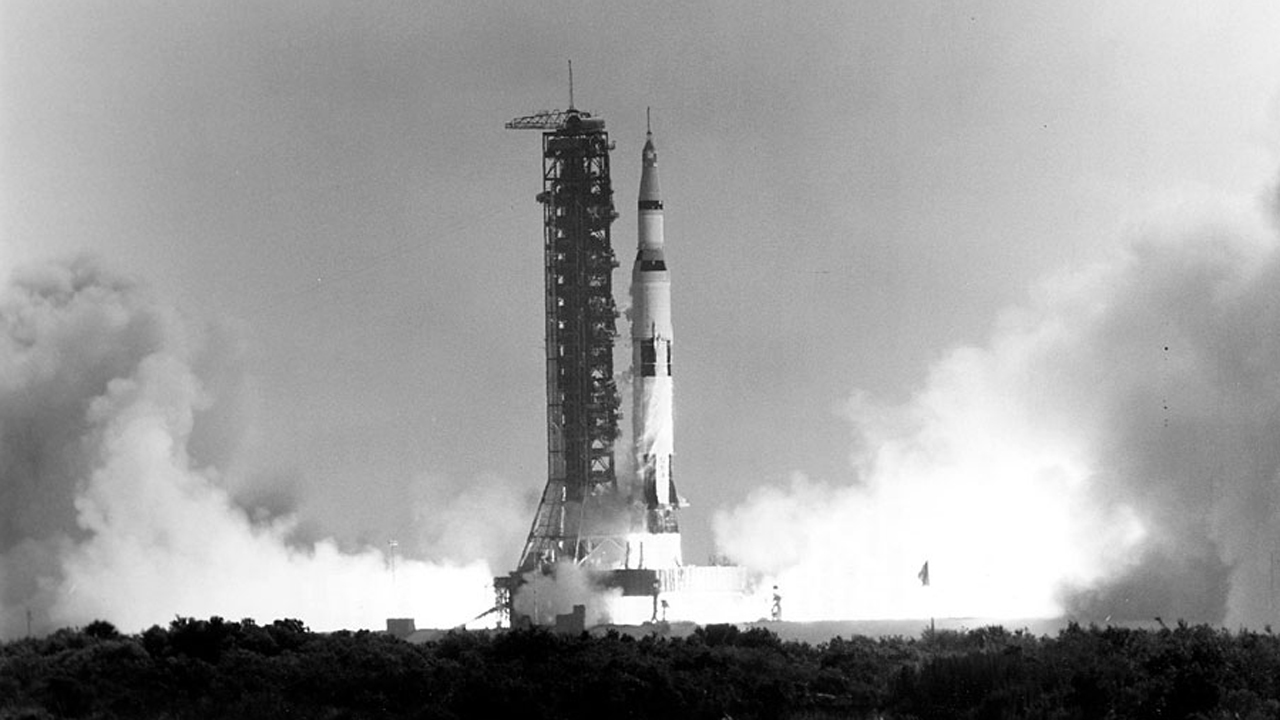
#> input picture assets_data/Apollo_11_Launch.jpg, 1280 x 720 px, given in place of checkerboard_18x18.png, which was not available
$ python buoi02.py
#> lines starting #> are read from the running program, lines starting #| are printed output that depends on the picture; after the words box and inside, x2 and y2 are one past the last pixel; in counts of white or black regions, pixels touching at a corner belong together; pictures that were not available may be replaced by others from this repository, and a replacement may not be noted
# import libraries
import os
import cv2
import numpy as np
import matplotlib.pyplot as plt
from PIL import Image

# Read image as a gray scale
cb_img = cv2.imread("assets_data/checkerboard_18x18.png", 0)
#> cb_img is the input picture: shape (720, 1280); min 0, max 255, mean 156.2

# Set color map to gray scale for proper rendering
plt.imshow(cb_img, cmap='gray')
# print(cb_img)

"""MODIFYING IMAGE PIXELS"""
# Modify the pixel values of the image
cb_image_copy = cb_img.copy()
cb_image_copy[2,2] = 200
#> cb_image_copy: shape (720, 1280); under 0.01% of pixels changed, all inside (x1, y1, x2, y2) = (2, 2, 3, 3)
cb_image_copy[2,3] = 200
#> cb_image_copy: shape (720, 1280); min 0, max 255, mean 156.2
cb_image_copy[3,2] = 200
#> cb_image_copy: shape (720, 1280); min 0, max 255, mean 156.2
cb_image_copy[3,3] = 200
#> cb_image_copy: shape (720, 1280); min 0, max 255, mean 156.2

# Same as above, but using slicing => cb_image_copy[2:3, 2:3] = 200

plt.imshow(cb_image_copy, cmap='gray')
# print(cb_image_copy)

"""------------------------------------------------------------------------------------------------------"""

"""CROPPING IMAGES"""

# Cropping an image is simply achieved by selecting a specific (pixel) region of the image.

img_NZ_bgr =  cv2.imread('assets_data/New_Zealand_Boat.jpg', cv2.IMREAD_COLOR)
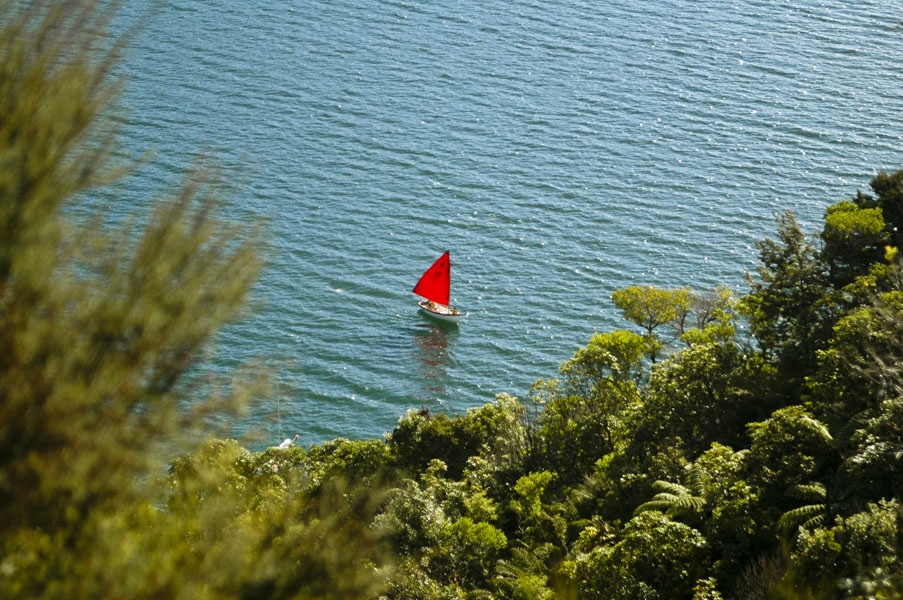
#> input picture assets_data/New_Zealand_Boat.jpg, 903 x 600 px
#> img_NZ_bgr is the input picture: shape (600, 903, 3); mean B, G, R 96.6, 115, 98
img_NZ_rgb = cv2.cvtColor(img_NZ_bgr, cv2.COLOR_BGR2RGB)

cropped_img_region = img_NZ_rgb[200:400, 300:600]
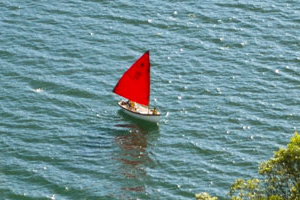
#> cropped_img_region: shape (200, 300, 3); mean R, G, B 111.8, 143.5, 147.6
plt.imshow(cropped_img_region)

# plt.imshow(img_NZ_rgb)
print(img_NZ_rgb)
#> (printed output is left out)
plt.axis('off')
plt.show()
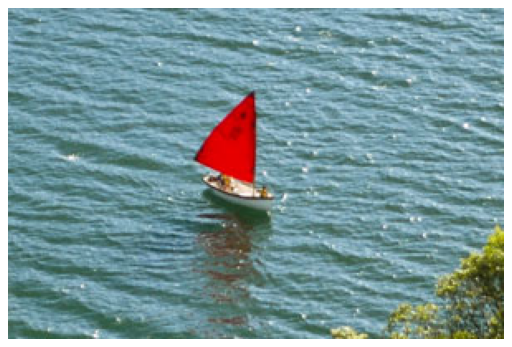
#> figure drawn by matplotlib, 1 panel

"""------------------------------------------------------------------------------------------------------"""

"""RESIZING IMAGES"""

# Resizing an image is achieved by changing the dimensions of the image.
# The dimensions can be changed by specifying the width and height of the image.
# Syntax: dst = resize( src, dsize[, dst[, fx[, fy[, interpolation]]]] )
# src: input image
# dsize: output image size
# fx: scale factor along the horizontal axis
# fy: scale factor along the vertical axis
# interpolation: interpolation method

# Method 1: Specifying Scaling Factor using fx and fy

img_NZ_bgr = cv2.imread('assets_data/New_Zealand_Boat.jpg', cv2.IMREAD_COLOR)
resize_img = cv2.resize(img_NZ_bgr, None, fx=0.5, fy=0.5)

cv2.imshow('Resized Image', resize_img)
cv2.waitKey(0)

# Method 2: Specifying Output Image Size
resize_img_2 = cv2.resize(img_NZ_bgr, (200, 200))
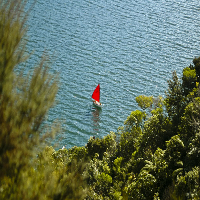
#> resize_img_2: shape (200, 200, 3); mean B, G, R 96.6, 115, 98
cv2.imshow('Resized Image 2', resize_img_2)
cv2.waitKey(0)

"""------------------------------------------------------------------------------------------------------"""

"""FLIPPING IMAGES"""

# Flipping an image is achieved by changing the orientation of the image.
# Syntax: dst = flip(src, flipCode)
# src: input image
# flipCode: a flag to specify how to flip the image
# flipCode = 0: flip vertically; flipCode > 0: flip horizontally; flipCode < 0: flip both vertically and horizontally

img_NZ_rgb_flipped_horz = cv2.flip(img_NZ_rgb, 1)
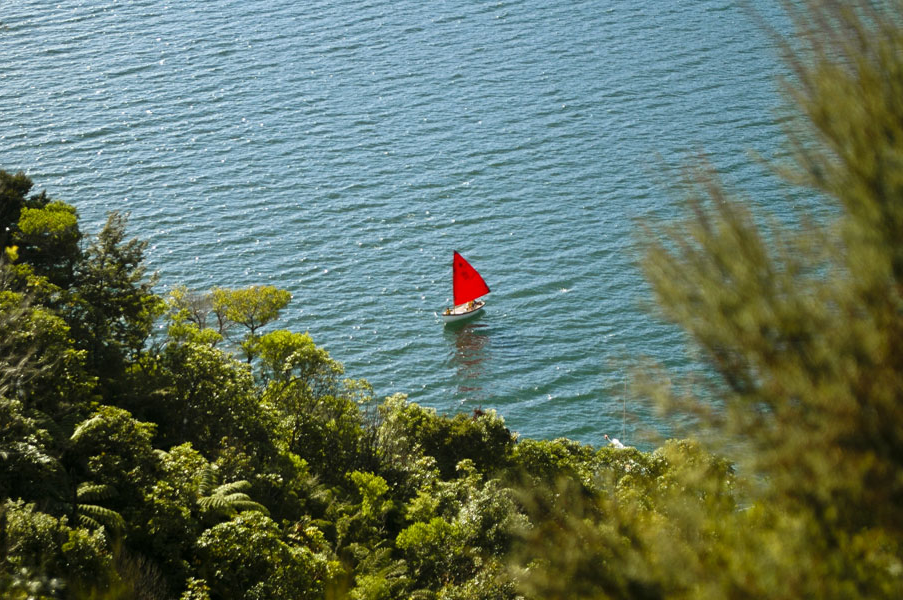
#> img_NZ_rgb_flipped_horz: shape (600, 903, 3); mean R, G, B 98, 115, 96.6
img_NZ_rgb_flipped_vert = cv2.flip(img_NZ_rgb, 0)
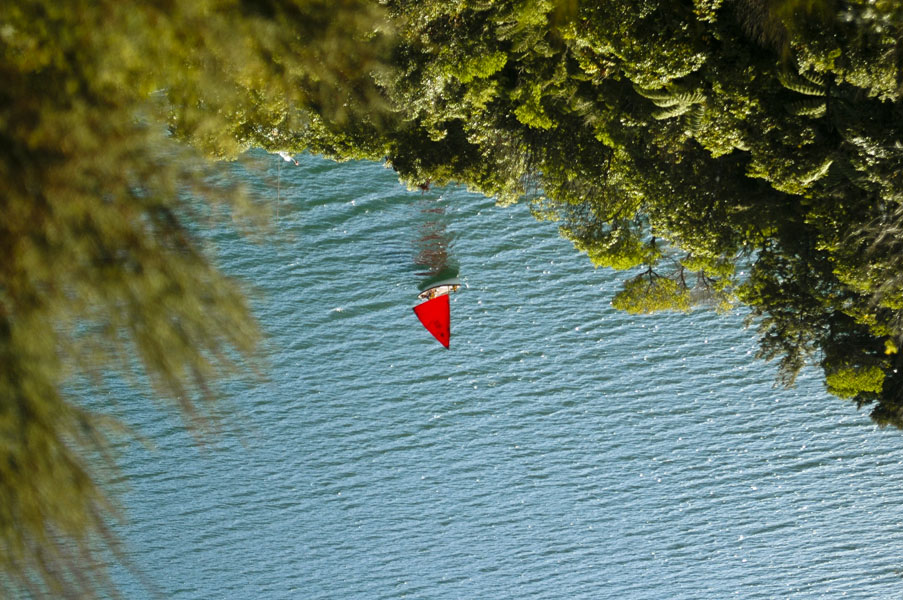
#> img_NZ_rgb_flipped_vert: shape (600, 903, 3); mean R, G, B 98, 115, 96.6
img_NZ_rgb_flipped_both = cv2.flip(img_NZ_rgb, -1)
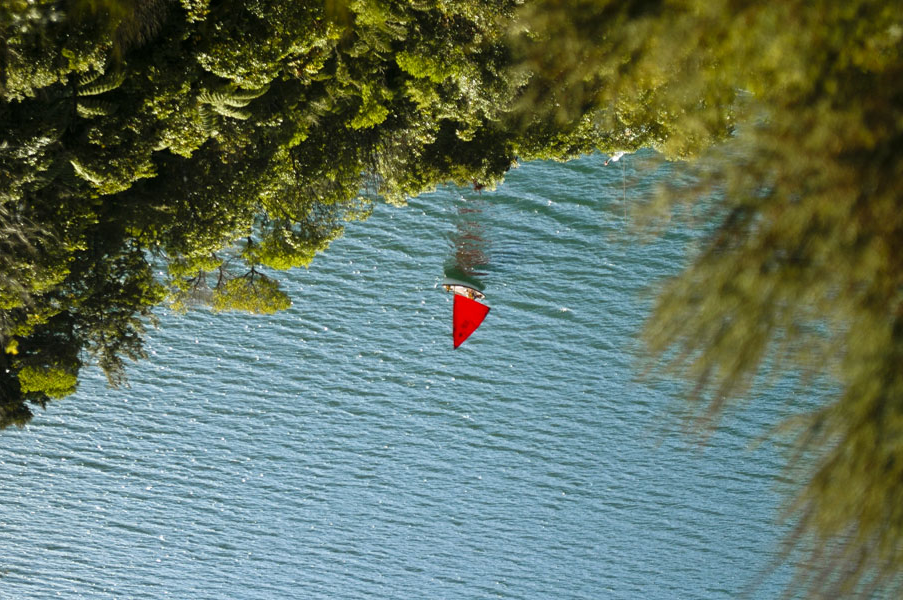
#> img_NZ_rgb_flipped_both: shape (600, 903, 3); mean R, G, B 98, 115, 96.6

# Show the images
plt.figure(figsize=(18, 5))
plt.subplot(141);plt.imshow(img_NZ_rgb_flipped_horz);plt.title("Horizontal Flip")
plt.subplot(142);plt.imshow(img_NZ_rgb_flipped_vert);plt.title("Vertical Flip")
plt.subplot(143);plt.imshow(img_NZ_rgb_flipped_both);plt.title("Both Flipped")
plt.subplot(144);plt.imshow(img_NZ_rgb);plt.title("Original")

#> (the run stopped early here; a loop or call above may not have finished)
